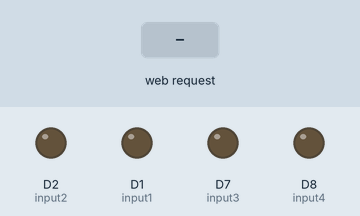
Simulated run of this sketch. Board: ESP8266 (NodeMCU). Parts: output pins drawn as LEDs (lit = HIGH). Inputs (shaded band) come from the test bench. WiFi joins after 1.5 s; servers stay silent unless stated; what the sketch prints to the serial monitor is not drawn.

Above: at 2.7 s.
2.8 s: HTTP request GET /front received
At 4.0 s:
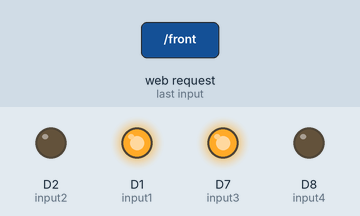
4.3 s: HTTP request GET /back received
At 5.3 s:
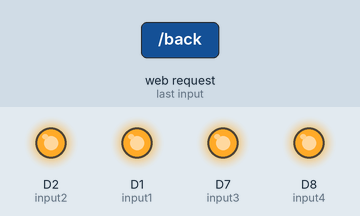
5.8 s: HTTP request GET /Stop received
At 6.5 s:
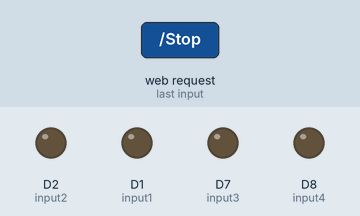
7.3 s: HTTP request GET /back received
At 7.6 s:
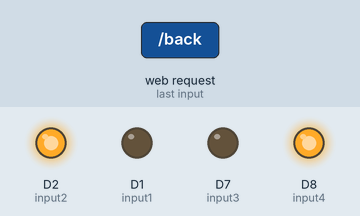
Timing chart, 0 to 9.8 s (numbered marks = the images above; inputs shaded):
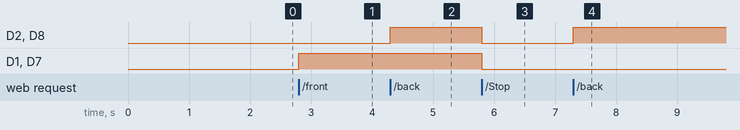

Measured:
- after the input at 2.8 s, D1 (input1), D7 (input3): LOW → HIGH at once
- after the input at 4.3 s, D2 (input2), D8 (input4): LOW → HIGH at once
- after the input at 5.8 s, D2 (input2), D1 (input1), D7 (input3), D8 (input4): HIGH → LOW at once
- after the input at 7.3 s, D2 (input2), D8 (input4): LOW → HIGH at once

The sketch:

robot1.ino
```cpp
#include <ESP8266WiFi.h>
#include <ESP8266WebServer.h>
int input1=D1; int input2=D2; int input3=D7; int input4=D8;
const char* ssid = "raghul";
const char* password = "gemicates";
ESP8266WebServer server;
void setup() {
  pinMode(input1,OUTPUT);
  pinMode(input3,OUTPUT);
  pinMode(input2,OUTPUT);
  pinMode(input4,OUTPUT);
  digitalWrite(input1,LOW);
 digitalWrite(input2,LOW);
 digitalWrite(input3,LOW);
 digitalWrite(input4,LOW);
  Serial.begin(115200);
  Serial.println();
  Serial.printf("Connecting to %s\n", ssid);
  WiFi.begin(ssid, password);
  while (WiFi.status() != WL_CONNECTED)
  {
    delay(500);
    Serial.print(".");
  }
  Serial.println();
  Serial.print("Connected, IP address: ");
  Serial.println(WiFi.localIP());
  server.on("/", []()
  {
    String content;
    content ="<!DOCTYPE HTML><html><head><title>GEMICATES</title></head><body>";
    content +="<a href=\"/front\"\"><button class='button'>FRONT</button></a> <br>";
    content +="<a href=\"/back\"\"><button class='button'>BACK</button></a><br>";
    content +="<a href=\"/Stop\"\"><button class='button'>STOP</button></a><br></body></html>";
    server.send(200, "text/html", content);
  });
server.on("/front",FRONT);
server.on("/back",BACK);
server.on("/Stop",STOP);
server.begin();

}
void loop() {
  server.handleClient();
}


void FRONT(){
 digitalWrite(input1,HIGH);
 digitalWrite(input3,HIGH);
    }
 void BACK(){
 digitalWrite(input2,HIGH);
 digitalWrite(input4,HIGH);
    }
void STOP(){
 digitalWrite(input1,LOW);
 digitalWrite(input2,LOW);
 digitalWrite(input3,LOW);
 digitalWrite(input4,LOW);
    }
```
